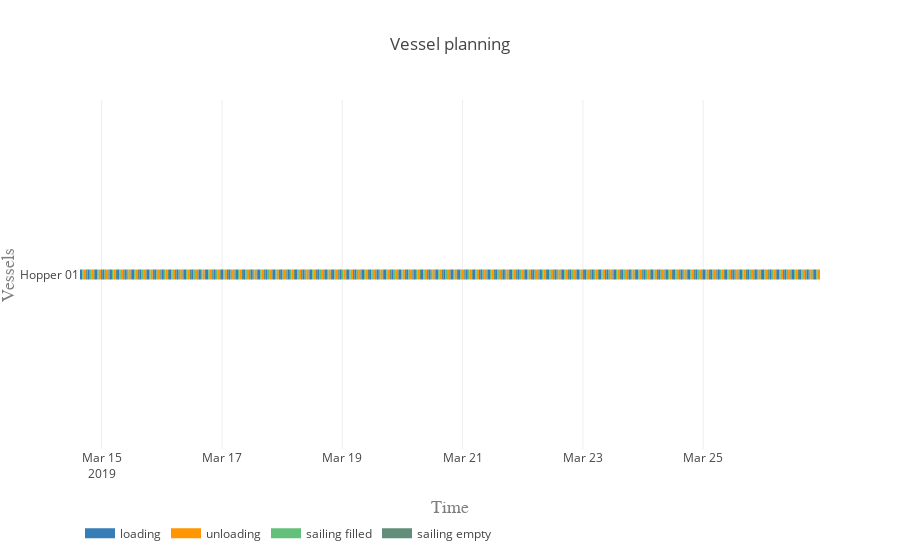

Write notebook code for a chart like this one.
### Code cell
vessels = equipment

processes = ['loading', 'unloading', 'sailing filled', 'sailing empty']
colors = {0:'rgb(55,126,184)', 1:'rgb(255,150,0)', 2:'rgb(98, 192, 122)', 3:'rgb(98, 141, 122)'}

plot.vessel_planning(vessels, processes, colors)

### Figure 1 — Plotly figure (JSON) as saved in the notebook; plotly's stock layout.template omitted (floating-point values rounded to 4 significant figures; data arrays with more than 128 entries replaced by an {"elided": "..."} marker saying what was removed)
{"data": [{"connectgaps": false, "hoverinfo": "y+name", "line": {"color": "rgb(55,126,184)", "width": 10}, "mode": "lines", "name": "loading", "type": "scatter", "uid": "f7566a2f-b462-4a95-b90c-46946fe119d1", "x": {"elided": "500 str values"}, "y": {"elided": "500 str values"}}, {"connectgaps": false, "hoverinfo": "y+name", "line": {"color": "rgb(255,150,0)", "width": 10}, "mode": "lines", "name": "unloading", "type": "scatter", "uid": "86385cf5-f069-4848-939d-7778f0472bf3", "x": {"elided": "500 str values"}, "y": {"elided": "500 str values"}}, {"connectgaps": false, "hoverinfo": "y+name", "line": {"color": "rgb(98, 192, 122)", "width": 10}, "mode": "lines", "name": "sailing filled", "type": "scatter", "uid": "16ff0aae-11fc-4f5d-b0d6-0ba3c4875bf6", "x": {"elided": "500 str values"}, "y": {"elided": "500 str values"}}, {"connectgaps": false, "hoverinfo": "y+name", "line": {"color": "rgb(98, 141, 122)", "width": 10}, "mode": "lines", "name": "sailing empty", "type": "scatter", "uid": "97154f1c-a453-42ac-8432-02f0596efd88", "x": {"elided": "495 str values"}, "y": {"elided": "495 str values"}}], "layout": {"hovermode": "closest", "legend": {"orientation": "h", "x": 0, "y": -0.2}, "title": "Vessel planning", "xaxis": {"range": ["2019-03-14 15:21:28", "2019-03-26 22:35:50.511561"], "title": "Time", "titlefont": {"color": "#7f7f7f", "family": "Courier New, monospace", "size": 18}}, "yaxis": {"title": "Vessels", "titlefont": {"color": "#7f7f7f", "family": "Courier New, monospace", "size": 18}}}}
